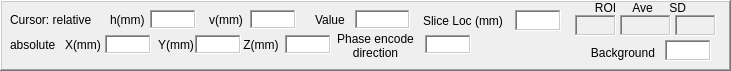
     <widget class="QFrame" name="frame_5">
      <property name="geometry">
       <rect>
        <x>-5</x>
        <y>650</y>
        <width>731</width>
        <height>71</height>
       </rect>
      </property>
      <property name="autoFillBackground">
       <bool>true</bool>
      </property>
      <property name="frameShape">
       <enum>QFrame::WinPanel</enum>
      </property>
      <property name="frameShadow">
       <enum>QFrame::Raised</enum>
      </property>
      <widget class="QLabel" name="label_27">
       <property name="geometry">
        <rect>
         <x>205</x>
         <y>10</y>
         <width>42</width>
         <height>19</height>
        </rect>
       </property>
       <property name="text">
        <string>v(mm)</string>
       </property>
       <property name="alignment">
        <set>Qt::AlignCenter</set>
       </property>
       <property name="wordWrap">
        <bool>true</bool>
       </property>
      </widget>
      <widget class="QLabel" name="label_28">
       <property name="geometry">
        <rect>
         <x>315</x>
         <y>10</y>
         <width>39</width>
         <height>19</height>
        </rect>
       </property>
       <property name="text">
        <string>Value</string>
       </property>
      </widget>
      <widget class="QTextEdit" name="lblValue">
       <property name="geometry">
        <rect>
         <x>355</x>
         <y>10</y>
         <width>55</width>
         <height>19</height>
        </rect>
       </property>
       <property name="frameShape">
        <enum>QFrame::WinPanel</enum>
       </property>
       <property name="verticalScrollBarPolicy">
        <enum>Qt::ScrollBarAlwaysOff</enum>
       </property>
      </widget>
      <widget class="QTextEdit" name="lblH">
       <property name="geometry">
        <rect>
         <x>150</x>
         <y>10</y>
         <width>46</width>
         <height>19</height>
        </rect>
       </property>
       <property name="frameShape">
        <enum>QFrame::WinPanel</enum>
       </property>
       <property name="verticalScrollBarPolicy">
        <enum>Qt::ScrollBarAlwaysOff</enum>
       </property>
      </widget>
      <widget class="QLabel" name="label_29">
       <property name="geometry">
        <rect>
         <x>110</x>
         <y>10</y>
         <width>43</width>
         <height>19</height>
        </rect>
       </property>
       <property name="text">
        <string>h(mm)</string>
       </property>
      </widget>
      <widget class="QTextEdit" name="lblV">
       <property name="geometry">
        <rect>
         <x>250</x>
         <y>10</y>
         <width>46</width>
         <height>19</height>
        </rect>
       </property>
       <property name="frameShape">
        <enum>QFrame::WinPanel</enum>
       </property>
       <property name="verticalScrollBarPolicy">
        <enum>Qt::ScrollBarAlwaysOff</enum>
       </property>
      </widget>
      <widget class="QTextEdit" name="lblPhaseEncodeDirection">
       <property name="geometry">
        <rect>
         <x>425</x>
         <y>35</y>
         <width>46</width>
         <height>19</height>
        </rect>
       </property>
       <property name="frameShape">
        <enum>QFrame::WinPanel</enum>
       </property>
       <property name="verticalScrollBarPolicy">
        <enum>Qt::ScrollBarAlwaysOff</enum>
       </property>
      </widget>
      <widget class="QLabel" name="label_30">
       <property name="geometry">
        <rect>
         <x>335</x>
         <y>25</y>
         <width>81</width>
         <height>41</height>
        </rect>
       </property>
       <property name="text">
        <string>Phase encode direction</string>
       </property>
       <property name="alignment">
        <set>Qt::AlignCenter</set>
       </property>
       <property name="wordWrap">
        <bool>true</bool>
       </property>
      </widget>
      <widget class="QTextEdit" name="lblSliceLocation">
       <property name="geometry">
        <rect>
         <x>515</x>
         <y>10</y>
         <width>46</width>
         <height>21</height>
        </rect>
       </property>
       <property name="frameShape">
        <enum>QFrame::WinPanel</enum>
       </property>
       <property name="verticalScrollBarPolicy">
        <enum>Qt::ScrollBarAlwaysOff</enum>
       </property>
      </widget>
      <widget class="QLabel" name="label_14">
       <property name="geometry">
        <rect>
         <x>410</x>
         <y>5</y>
         <width>106</width>
         <height>31</height>
        </rect>
       </property>
       <property name="text">
        <string>Slice Loc (mm)</string>
       </property>
       <property name="alignment">
        <set>Qt::AlignCenter</set>
       </property>
       <property name="wordWrap">
        <bool>true</bool>
       </property>
      </widget>
      <widget class="QLabel" name="label_40">
       <property name="geometry">
        <rect>
         <x>590</x>
         <y>0</y>
         <width>101</width>
         <height>16</height>
        </rect>
       </property>
       <property name="text">
        <string>ROI     Ave     SD</string>
       </property>
       <property name="alignment">
        <set>Qt::AlignCenter</set>
       </property>
       <property name="wordWrap">
        <bool>true</bool>
       </property>
      </widget>
      <widget class="QLabel" name="lblROIAve">
       <property name="geometry">
        <rect>
         <x>620</x>
         <y>15</y>
         <width>51</width>
         <height>21</height>
        </rect>
       </property>
       <property name="font">
        <font>
         <family>Times New Roman</family>
        </font>
       </property>
       <property name="autoFillBackground">
        <bool>true</bool>
       </property>
       <property name="frameShape">
        <enum>QFrame::WinPanel</enum>
       </property>
       <property name="frameShadow">
        <enum>QFrame::Sunken</enum>
       </property>
       <property name="text">
        <string/>
       </property>
       <property name="alignment">
        <set>Qt::AlignCenter</set>
       </property>
       <property name="wordWrap">
        <bool>true</bool>
       </property>
      </widget>
      <widget class="QLabel" name="lblROISD">
       <property name="geometry">
        <rect>
         <x>675</x>
         <y>15</y>
         <width>41</width>
         <height>21</height>
        </rect>
       </property>
       <property name="font">
        <font>
         <family>Times New Roman</family>
        </font>
       </property>
       <property name="autoFillBackground">
        <bool>true</bool>
       </property>
       <property name="frameShape">
        <enum>QFrame::WinPanel</enum>
       </property>
       <property name="frameShadow">
        <enum>QFrame::Sunken</enum>
       </property>
       <property name="text">
        <string/>
       </property>
       <property name="alignment">
        <set>Qt::AlignCenter</set>
       </property>
       <property name="wordWrap">
        <bool>true</bool>
       </property>
      </widget>
      <widget class="QLabel" name="lblROIName">
       <property name="geometry">
        <rect>
         <x>575</x>
         <y>15</y>
         <width>41</width>
         <height>21</height>
        </rect>
       </property>
       <property name="font">
        <font>
         <family>Times New Roman</family>
        </font>
       </property>
       <property name="toolTip">
        <string>&lt;html&gt;&lt;head/&gt;&lt;body&gt;&lt;p&gt;Hover above ROI to identify&lt;/p&gt;&lt;/body&gt;&lt;/html&gt;</string>
       </property>
       <property name="autoFillBackground">
        <bool>true</bool>
       </property>
       <property name="frameShape">
        <enum>QFrame::WinPanel</enum>
       </property>
       <property name="frameShadow">
        <enum>QFrame::Sunken</enum>
       </property>
       <property name="text">
        <string/>
       </property>
       <property name="alignment">
        <set>Qt::AlignCenter</set>
       </property>
       <property name="wordWrap">
        <bool>true</bool>
       </property>
      </widget>
      <widget class="QLabel" name="label_43">
       <property name="geometry">
        <rect>
         <x>65</x>
         <y>35</y>
         <width>43</width>
         <height>19</height>
        </rect>
       </property>
       <property name="text">
        <string>X(mm)</string>
       </property>
      </widget>
      <widget class="QTextEdit" name="lblY">
       <property name="geometry">
        <rect>
         <x>195</x>
         <y>35</y>
         <width>46</width>
         <height>19</height>
        </rect>
       </property>
       <property name="frameShape">
        <enum>QFrame::WinPanel</enum>
       </property>
       <property name="verticalScrollBarPolicy">
        <enum>Qt::ScrollBarAlwaysOff</enum>
       </property>
      </widget>
      <widget class="QTextEdit" name="lblX">
       <property name="geometry">
        <rect>
         <x>105</x>
         <y>35</y>
         <width>46</width>
         <height>19</height>
        </rect>
       </property>
       <property name="frameShape">
        <enum>QFrame::WinPanel</enum>
       </property>
       <property name="verticalScrollBarPolicy">
        <enum>Qt::ScrollBarAlwaysOff</enum>
       </property>
      </widget>
      <widget class="QLabel" name="label_44">
       <property name="geometry">
        <rect>
         <x>155</x>
         <y>35</y>
         <width>42</width>
         <height>19</height>
        </rect>
       </property>
       <property name="text">
        <string>Y(mm)</string>
       </property>
       <property name="alignment">
        <set>Qt::AlignCenter</set>
       </property>
       <property name="wordWrap">
        <bool>true</bool>
       </property>
      </widget>
      <widget class="QTextEdit" name="lblZ">
       <property name="geometry">
        <rect>
         <x>285</x>
         <y>35</y>
         <width>46</width>
         <height>19</height>
        </rect>
       </property>
       <property name="frameShape">
        <enum>QFrame::WinPanel</enum>
       </property>
       <property name="verticalScrollBarPolicy">
        <enum>Qt::ScrollBarAlwaysOff</enum>
       </property>
      </widget>
      <widget class="QLabel" name="label_45">
       <property name="geometry">
        <rect>
         <x>240</x>
         <y>35</y>
         <width>42</width>
         <height>19</height>
        </rect>
       </property>
       <property name="text">
        <string>Z(mm)</string>
       </property>
       <property name="alignment">
        <set>Qt::AlignCenter</set>
       </property>
       <property name="wordWrap">
        <bool>true</bool>
       </property>
      </widget>
      <widget class="QLabel" name="label_46">
       <property name="geometry">
        <rect>
         <x>10</x>
         <y>10</y>
         <width>91</width>
         <height>19</height>
        </rect>
       </property>
       <property name="text">
        <string>Cursor: relative</string>
       </property>
      </widget>
      <widget class="QLabel" name="label_47">
       <property name="geometry">
        <rect>
         <x>10</x>
         <y>35</y>
         <width>51</width>
         <height>19</height>
        </rect>
       </property>
       <property name="text">
        <string>absolute</string>
       </property>
      </widget>
      <widget class="QLabel" name="label_60">
       <property name="geometry">
        <rect>
         <x>580</x>
         <y>40</y>
         <width>86</width>
         <height>26</height>
        </rect>
       </property>
       <property name="text">
        <string>Background</string>
       </property>
       <property name="alignment">
        <set>Qt::AlignCenter</set>
       </property>
       <property name="wordWrap">
        <bool>true</bool>
       </property>
      </widget>
      <widget class="QTextEdit" name="lblBackGround">
       <property name="geometry">
        <rect>
         <x>665</x>
         <y>40</y>
         <width>46</width>
         <height>21</height>
        </rect>
       </property>
       <property name="frameShape">
        <enum>QFrame::WinPanel</enum>
       </property>
       <property name="verticalScrollBarPolicy">
        <enum>Qt::ScrollBarAlwaysOff</enum>
       </property>
      </widget>
     </widget>
